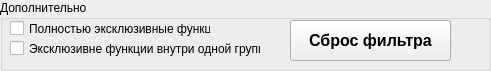
   <widget class="QGroupBox" name="groupBox_4">
    <property name="geometry">
     <rect>
      <x>10</x>
      <y>590</y>
      <width>491</width>
      <height>71</height>
     </rect>
    </property>
    <property name="title">
     <string>Дополнительно</string>
    </property>
    <widget class="QCheckBox" name="checkBox_fullNoPovtor">
     <property name="geometry">
      <rect>
       <x>10</x>
       <y>20</y>
       <width>201</width>
       <height>17</height>
      </rect>
     </property>
     <property name="text">
      <string>Полностью эксклюзивные функции</string>
     </property>
    </widget>
    <widget class="QCheckBox" name="checkBox_noPovtorInGroup">
     <property name="geometry">
      <rect>
       <x>10</x>
       <y>40</y>
       <width>251</width>
       <height>17</height>
      </rect>
     </property>
     <property name="text">
      <string>Эксклюзивне функции внутри одной группы</string>
     </property>
    </widget>
    <widget class="QPushButton" name="pushButton_clearFilter">
     <property name="geometry">
      <rect>
       <x>290</x>
       <y>20</y>
       <width>161</width>
       <height>41</height>
      </rect>
     </property>
     <property name="font">
      <font>
       <pointsize>12</pointsize>
       <weight>75</weight>
       <bold>true</bold>
      </font>
     </property>
     <property name="text">
      <string>Сброс фильтра</string>
     </property>
    </widget>
   </widget>
